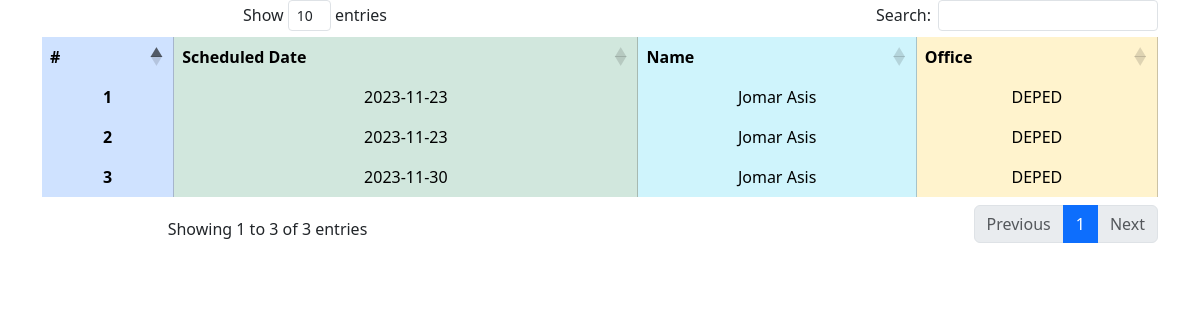
/admin_page/logs_faci.php?facilityId=16, run on the app's committed database.
### tables this page shows
CREATE TABLE `client` (
  `id` int(11) NOT NULL,
  `office_org` varchar(100) NOT NULL,
  `fname` varchar(50) NOT NULL,
  `lname` varchar(11) NOT NULL,
  `mname` varchar(11) NOT NULL,
  `email` varchar(50) NOT NULL,
  `password` varchar(11) NOT NULL,
  `contact_number` varchar(11) NOT NULL,
  `account_stat` varchar(11) NOT NULL
);

CREATE TABLE `facility_schedules` (
  `id` int(11) NOT NULL,
  `facility_id` varchar(30) NOT NULL,
  `scheduled_date` date NOT NULL,
  `start_time` time NOT NULL,
  `end_time` time NOT NULL,
  `user_id` int(11) NOT NULL,
  `request_id` int(11) NOT NULL
);

### admin_page/logs_faci.php (the view, shortened to what this page needs)
<!DOCTYPE html>
<html lang="en">
<head>
    <link rel="stylesheet" href="https://cdn.jsdelivr.net/npm/bootstrap@5.3.2/dist/css/bootstrap.min.css">
    <link rel="stylesheet" type="text/css" href="https://cdn.datatables.net/1.10.25/css/dataTables.bootstrap4.css">
</head>
<body>
<?php
include('../dbConnect.php');
if (isset($_GET['facilityId'])) {
    $facilityId = $_GET['facilityId'];
    $sql = "SELECT * FROM facility_schedules WHERE facility_id = ?";
    $stmt = $conn->prepare($sql);
    if ($stmt) {
        $stmt->bind_param("s", $facilityId);
        $stmt->execute();
        $result = $stmt->get_result();
        if ($result === false) {
            echo "Error: " . $conn->error;
        } else {
            echo '<div class="container text-center">';
            echo '<table class="table table-bordered" id="schedulesTable">';
            echo '<thead class="thead-light">';
            echo '<tr>';
            echo '<th class="table-primary">#</th>';
            echo '<th class="table-success">Scheduled Date</th>';
            echo '<th class="table-info">Name</th>';
            echo '<th class="table-warning">Office</th>';
            echo '</tr>';
            echo '</thead>';
            echo '<tbody>';
            $rowNumber = 1;
            if ($result->num_rows > 0) {
                while ($row = $result->fetch_assoc()) {
                    $scheduledDate = $row["scheduled_date"];
                    $userId = $row["user_id"];
                    $sqlUser = "SELECT * FROM client WHERE id = ?";
                    $stmtUser = $conn->prepare($sqlUser);
                    if ($stmtUser) {
                        $stmtUser->bind_param("i", $userId);
                        $stmtUser->execute();
                        $resultUser = $stmtUser->get_result();
                        if ($resultUser === false) {
                            echo "Error: " . $conn->error;
                        } else {
                            while ($userRow = $resultUser->fetch_assoc()) {
                                $isFutureDate = strtotime($scheduledDate) > time();
                                echo '<tr>';
                                echo '<th scope="row" class="table-primary">' . $rowNumber . '</th>';
                                echo '<td class="table-success ' . ($isFutureDate ? 'future-date' : '') . '">' . $scheduledDate . '</td>';
                                echo '<td class="table-info">' . $userRow['fname'] . ' ' . $userRow['lname'] . '</td>';
                                echo '<td class="table-warning">' . $userRow['office_org'] . '</td>';
                                echo '</tr>';
                                $rowNumber++;
                            }
                        }
                    }
                }
            } else {
                echo "<tr><td colspan='4'>No records found in the facility_schedules table for the specified facility.</td></tr>";
            }
            echo '</tbody>';
            echo '</table>';
            echo '</div>';
        }
    }
}
?>
</body>
</html>

### data on the page
facility_schedules: scheduled_date "2023-11-23"
client: fname "Jomar", lname "Asis", office_org "DEPED"
facility_schedules: scheduled_date "2023-11-23"
facility_schedules: scheduled_date "2023-11-30"
